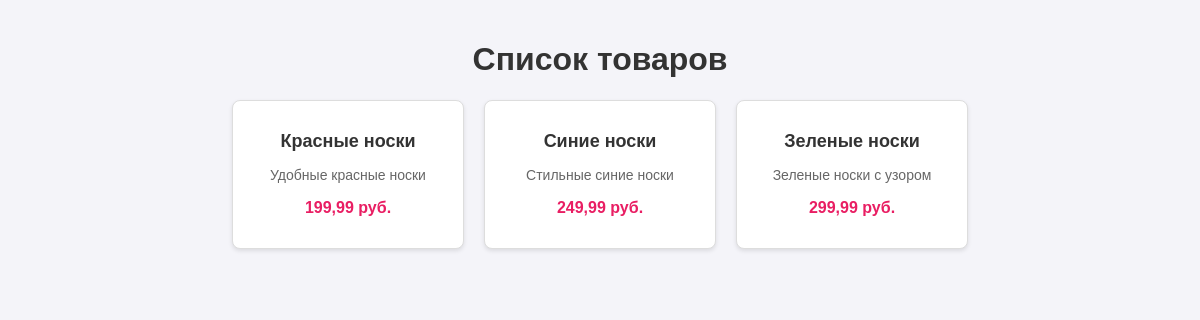
The page /polls/products/ on the database as committed earlier.
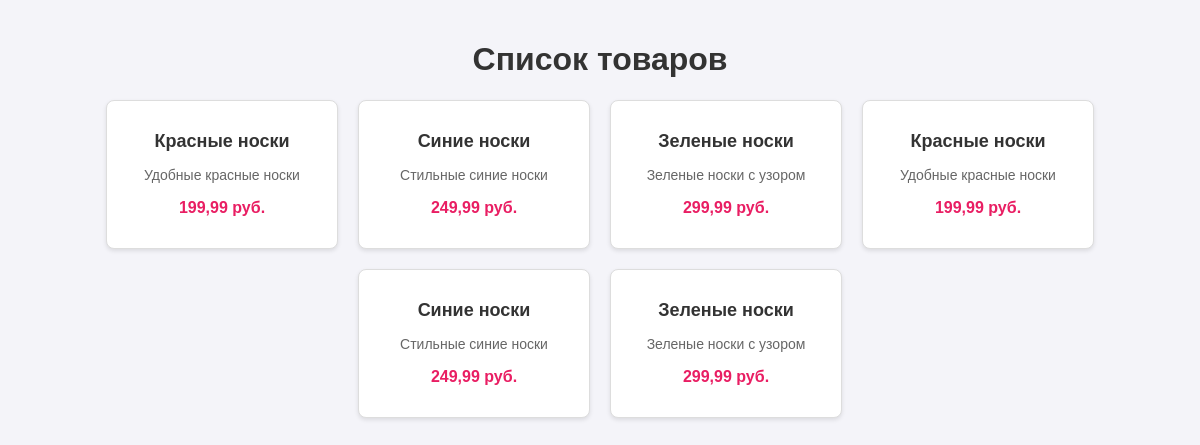
The same page on the database as committed later.
### polls/models.py (models this page shows, shortened)
class Sock(models.Model):
    name = models.CharField(max_length=100)
    description = models.TextField(blank=True)
    price = models.DecimalField(max_digits=10, decimal_places=2)
    stock = models.IntegerField(default=0)
    image = models.ImageField(upload_to='products/', blank=True)

### polls/views.py (the view)
# urls.py: path('products/', views.product_list, name='product_list'),
def product_list(request):
    products = Sock.objects.all()  # Используем модель Sock
    return render(request, 'polls/product_list.html', {'products': products})

### polls/templates/polls/product_list.html (shortened to what this page needs)
<!DOCTYPE html>
<html lang="en">
<head>
</head>
<body>
    <h1>Список товаров</h1>
    <div class="product-list">
        {% for product in products %}
        <div class="product-card">
            <h2>{{ product.name }}</h2>
            <p>{{ product.description }}</p>
            <p class="price">{{ product.price }} руб.</p>
        </div>
        {% endfor %}
    </div>
</body>
</html>

Rows that differ between the two databases and show on the page:
added Sock: name "Красные носки", description "Удобные красные носки", price "199,99"
added Sock: name "Синие носки", description "Стильные синие носки", price "249,99"
added Sock: name "Зеленые носки", description "Зеленые носки с узором", price "299,99"
